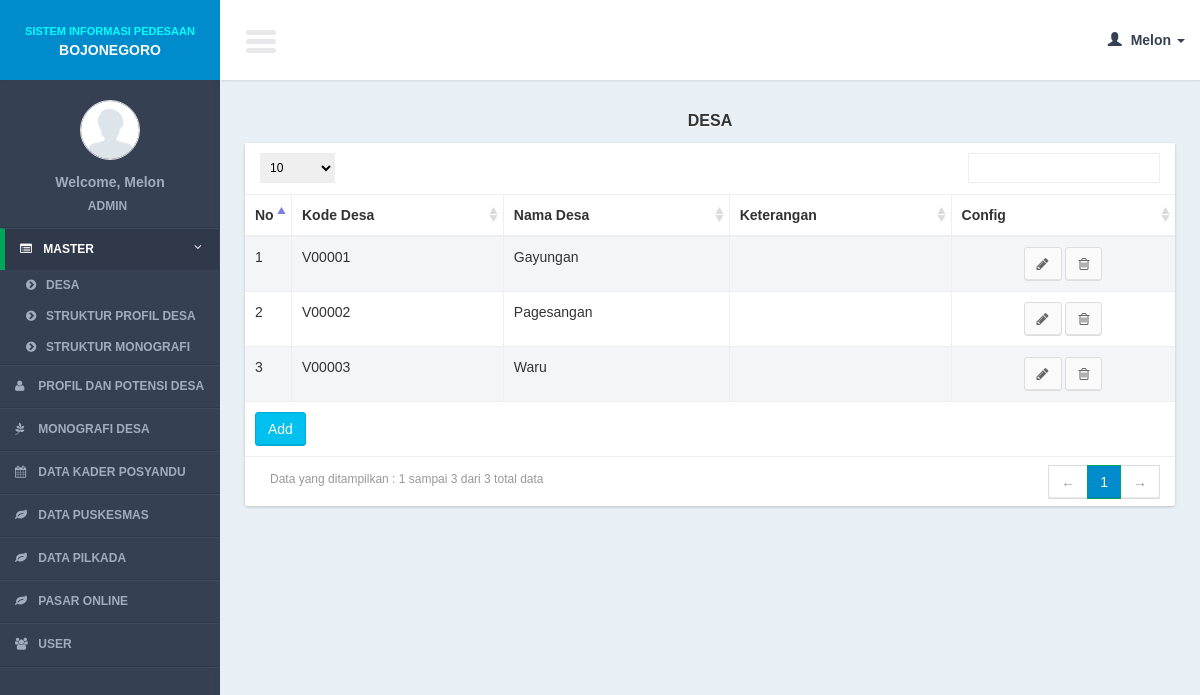
/controllers/village.php (signed in), run on the app's committed database.
### tables this page shows
CREATE TABLE IF NOT EXISTS `villages` (
`village_id` int(11) NOT NULL,
  `village_code` varchar(100) NOT NULL,
  `village_name` varchar(100) NOT NULL,
  `village_description` text NOT NULL
);

### models/village_model.php (called while the page is built, shortened)
<?php
function select(){
	$query = mysql_query("select * from villages order by village_id");
	return $query;
}
?>

### views/village/list.php (the view, shortened to what this page needs)
     <section class="content">
         <div class="row">
             <div class="col-xs-12">
                  <div class="title_page"> <?= $title ?></div>
                 <div class="box">
                     <div class="box-body2 table-responsive">
                         <table id="example1" class="table table-bordered table-striped">
                             <thead>
                                 <tr>
                                 <th width="5%">No</th>
                                     <th>Kode Desa</th>
                                     <th>Nama Desa</th>
                                       <th>Keterangan</th>
                                         <th>Config</th>
                                 </tr>
                             </thead>
                             <tbody>
                                 <?php
                                $no = 1;
                                 while($row = mysql_fetch_array($query)){
                                 ?>
                                 <tr>
                                 <td><?= $no?></td>
                                    <td><?= $row['village_code']?></td>
                                     <td><?= $row['village_name']?></td>
                                      <td><?= $row['village_description']?></td>
                                   <td style="text-align:center;">
                                         <a href="village.php?page=form&id=<?= $row['village_id']?>" class="btn btn-default" ><i class="fa fa-pencil"></i></a>
                                         <a href="javascript:void(0)" onclick="confirm_delete(<?= $row['village_id']; ?>,'village.php?page=delete&id=')" class="btn btn-default" ><i class="fa fa-trash-o"></i></a>
                                     </td>
                                 </tr>
                                 <?php
$no++;
                                 }
                                 ?>
                             </tbody>
                               <tfoot>
                                 <tr>
                                     <td colspan="10"><a href="<?= $add_button ?>" class="btn btn-info " >Add</a></td>
                                 </tr>
                             </tfoot>
                         </table>
                     </div>
                 </div>
             </div>
         </div>
     </section>

### css/AdminLTE.css (style rules this page uses)
html { font-family: 'Source Sans Pro', sans-serif; -webkit-font-smoothing: antialiased; min-height: 100%; background: #E9F0F5; }
body { font-family: 'Source Sans Pro', sans-serif; -webkit-font-smoothing: antialiased; min-height: 100%; background: #E9F0F5; }
a { color: #3c8dbc; }
.content { padding: 30px 10px; }
.table-striped > tbody > tr:nth-child(odd), .table-striped > tbody > tr:nth-child(odd) { background:#F3F5F9; }
.box { position: relative; margin-bottom: 20px; -webkit-border-radius: 3px; -moz-border-radius: 3px; border-radius: 3px !important; width: 100%; background:#fff; box-shadow: 0 1px 3px rgba(0, 0, 0, 0.1); }
.box .box-body2 { background:#fff; -webkit-border-top-left-radius: 0; -webkit-border-top-right-radius: 0; -webkit-border-bottom-right-radius: 3px; -webkit-border-bottom-left-radius: 3px; -moz-border-radius-topleft: 0; -moz-border-radius-topright: 0; -moz-border-radius-bottomright: 3px; -moz-border-radius-bottomleft: 3px; border-top-left-radius: 0; border-top-right-radius: 0; border-bottom-right-radius: 3px; border-bottom-left-radius: 3px; box-shadow: 0 1px 3px rgba(0, 0, 0, 0.1); }
.btn { font-weight: 500; -webkit-border-radius: 3px; -moz-border-radius: 3px; border-radius: 3px; border: 1px solid transparent; -webkit-box-shadow: inset 0px -2px 0px 0px rgba(0, 0, 0, 0.09); -moz-box-shadow: inset 0px -2px 0px 0px rgba(0, 0, 0, 0.09); box-shadow: inset 0px -1px 0px 0px rgba(0, 0, 0, 0.09); }
.btn.btn-default { background-color: #fafafa; color: #666; border-color: #ddd; border-bottom-color: #ddd; }
.btn.btn-info { background-color: #00c0ef; border-color: #00acd6; }
.title_page { font-size:medium; text-align:center; font-weight:bold; margin-bottom:10px; text-shadow: 0 1px 1px #ffffff; text-transform:uppercase; }

### data on the page
villages: village_code "V00001", village_name "Gayungan"
villages: village_code "V00002", village_name "Pagesangan"
villages: village_code "V00003", village_name "Waru"

### other printed values
$user_data[0] "Melon"
$user_data[1] "ADMIN"
$title "DESA"
